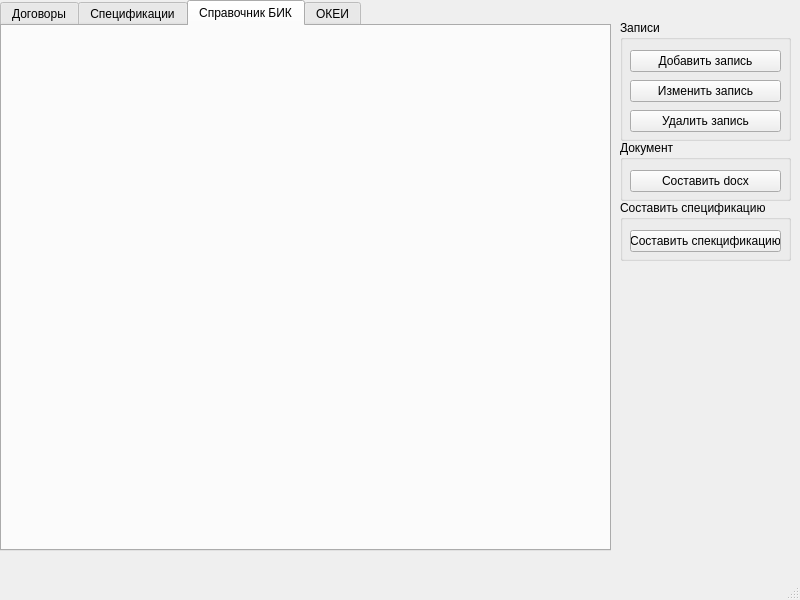
<?xml version="1.0" encoding="UTF-8"?>
<ui version="4.0">
 <class>MainWindow</class>
 <widget class="QMainWindow" name="MainWindow">
  <property name="geometry">
   <rect>
    <x>0</x>
    <y>0</y>
    <width>800</width>
    <height>600</height>
   </rect>
  </property>
  <property name="windowTitle">
   <string>MainWindow</string>
  </property>
  <widget class="QWidget" name="centralwidget">
   <widget class="QTabWidget" name="tabWidget">
    <property name="geometry">
     <rect>
      <x>0</x>
      <y>0</y>
      <width>611</width>
      <height>551</height>
     </rect>
    </property>
    <property name="currentIndex">
     <number>2</number>
    </property>
    <widget class="QWidget" name="Contracts">
     <attribute name="title">
      <string>Договоры</string>
     </attribute>
    </widget>
    <widget class="QWidget" name="Spec">
     <attribute name="title">
      <string>Спецификации</string>
     </attribute>
    </widget>
    <widget class="QWidget" name="Banks">
     <attribute name="title">
      <string>Справочник БИК</string>
     </attribute>
    </widget>
    <widget class="QWidget" name="OKEI">
     <attribute name="title">
      <string>ОКЕИ</string>
     </attribute>
    </widget>
   </widget>
   <widget class="QGroupBox" name="groupBox">
    <property name="geometry">
     <rect>
      <x>620</x>
      <y>20</y>
      <width>171</width>
      <height>121</height>
     </rect>
    </property>
    <property name="title">
     <string>Записи</string>
    </property>
    <widget class="QPushButton" name="updateRecord">
     <property name="geometry">
      <rect>
       <x>10</x>
       <y>60</y>
       <width>151</width>
       <height>22</height>
      </rect>
     </property>
     <property name="text">
      <string>Изменить запись</string>
     </property>
    </widget>
    <widget class="QPushButton" name="addRecord">
     <property name="geometry">
      <rect>
       <x>10</x>
       <y>30</y>
       <width>151</width>
       <height>22</height>
      </rect>
     </property>
     <property name="text">
      <string>Добавить запись</string>
     </property>
    </widget>
    <widget class="QPushButton" name="pushButton_2">
     <property name="geometry">
      <rect>
       <x>10</x>
       <y>90</y>
       <width>151</width>
       <height>22</height>
      </rect>
     </property>
     <property name="text">
      <string>Удалить запись</string>
     </property>
    </widget>
   </widget>
   <widget class="QGroupBox" name="groupBox_2">
    <property name="geometry">
     <rect>
      <x>620</x>
      <y>200</y>
      <width>171</width>
      <height>61</height>
     </rect>
    </property>
    <property name="title">
     <string>Составить спецификацию</string>
    </property>
    <property name="checkable">
     <bool>false</bool>
    </property>
    <widget class="QPushButton" name="addSpec">
     <property name="geometry">
      <rect>
       <x>10</x>
       <y>30</y>
       <width>151</width>
       <height>22</height>
      </rect>
     </property>
     <property name="text">
      <string>Составить спекцификацию</string>
     </property>
    </widget>
   </widget>
   <widget class="QGroupBox" name="groupBox_3">
    <property name="geometry">
     <rect>
      <x>620</x>
      <y>140</y>
      <width>171</width>
      <height>61</height>
     </rect>
    </property>
    <property name="title">
     <string>Документ</string>
    </property>
    <widget class="QPushButton" name="toDocx">
     <property name="geometry">
      <rect>
       <x>10</x>
       <y>30</y>
       <width>151</width>
       <height>22</height>
      </rect>
     </property>
     <property name="text">
      <string>Составить docx</string>
     </property>
    </widget>
   </widget>
  </widget>
  <widget class="QMenuBar" name="menubar">
   <property name="geometry">
    <rect>
     <x>0</x>
     <y>0</y>
     <width>800</width>
     <height>21</height>
    </rect>
   </property>
  </widget>
  <widget class="QStatusBar" name="statusbar"/>
 </widget>
 <resources/>
 <connections/>
</ui>
